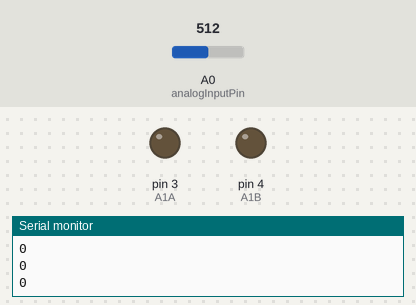
Bench run of a sketch on a simulated Arduino Uno, built with avr-gcc and run on an emulated ATmega328P. Shown: output pins drawn as LEDs (lit = HIGH), the last lines printed to the serial monitor. Inputs (shaded band) come from the test bench; at power-on: A0 (analogInputPin) = 512.

Above: at 1.2 s.
1.3 s: A0 (analogInputPin) set to 482
At 1.7 s:
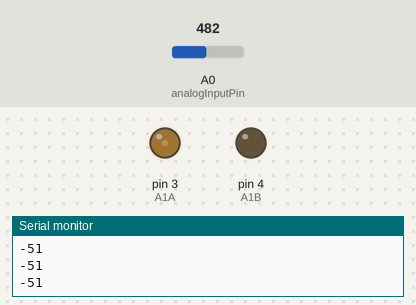
2.8 s: A0 (analogInputPin) set to 415
4.3 s: A0 (analogInputPin) set to 392
At 5.3 s:
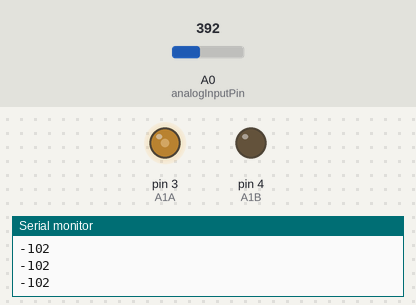
5.8 s: A0 (analogInputPin) set to 313
7.3 s: A0 (analogInputPin) set to 284
At 7.6 s:
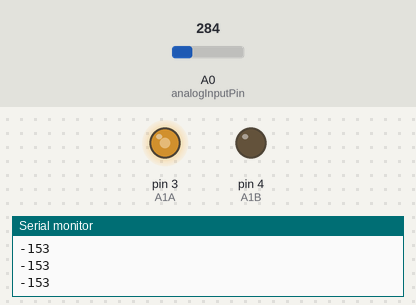
8.8 s: A0 (analogInputPin) set to 306
At 9.9 s:
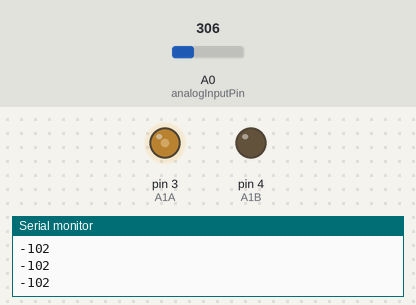
Timing chart, 0 to 11.3 s (numbered marks = the images above; inputs shaded):
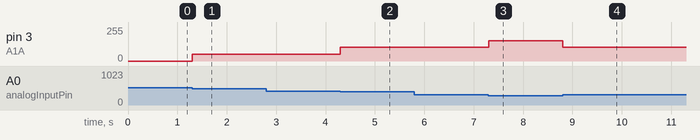

Measured:
- the behaviour switches between 500 and 499 on A0 (analogInputPin) (found by bisection; images 0 and 1)
- the behaviour switches between 400 and 399 on A0 (analogInputPin) (found by bisection; images 1 and 2)
- the behaviour switches between 300 and 299 on A0 (analogInputPin) (found by bisection; images 2 and 3)
- after the input at 1.3 s, pin 3 (A1A): 0/255 → 51/255 at once
- after the input at 4.3 s, pin 3 (A1A): 51/255 → 102/255 at once
- after the input at 7.3 s, pin 3 (A1A): 102/255 → 153/255 at once
- after the input at 8.8 s, pin 3 (A1A): 153/255 → 102/255 at once

The sketch:

l9110_Motor.ino
```cpp
const int A1A = 3;  // define pin 3 for A-1A
const int A1B = 4;  // define pin 4 for A-1B
const int analogInputPin = A0; // define A0 as analog input pin

void setup() {
  pinMode(A1A, OUTPUT); // specify these pins as outputs
  pinMode(A1B, OUTPUT);
  pinMode(analogInputPin, INPUT);
  Serial.begin(9600);
}

void loop() {
  int analogNum = analogRead(analogInputPin);
  analogNum = analogNum / 100 - 5; // divide by 100 and subtract 5 to reduce the input to a -5 to 5 scale.
                                   // When divided by 102.3, the numbers would flicker at the ends, so I decided to go with 100.
  analogNum *= (255/5); // now scale the small numbers up to 255 (or -255).

  if (analogNum > 0) { // this means potentiometer is turned to the left, so turn left accordingly
    motorA('L', analogNum);
  }
  else if (analogNum < 0) { // turns right
    motorA('R', analogNum * -1); // needs to make the analogNum postive first.
  }
  else { // stops the motors if analog reading = 0
    analogWrite(A1A, 0);
    analogWrite(A1B, 0);
  }

  Serial.println(analogNum); // for debugging
  delay(1); // delay is for serial port readability, doesn't affect the motor too much

}


/*
 * This is a custom function to drive Motor A indefinitely
 * inputs: direction (L/R), speed (int between 0 and 255)
 * outputs: motor control
 */
void motorA(char d, int s) {
  if(d =='L'){
    analogWrite(A1A, 0);
    analogWrite(A1B, s);
  } else if (d =='R'){
    analogWrite(A1A, s);
    analogWrite(A1B, 0);
  }
}
```
